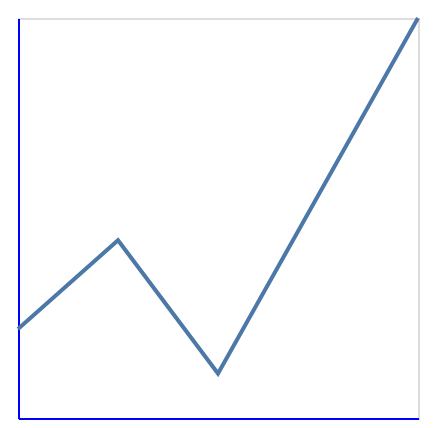

Write notebook code for a chart like this one.
### Code cell
# line 

# Sample data for a slope chart
source = pd.DataFrame({
    'x': pd.Series(range(5)) ,
    'y': [random.randint(1,10) for _ in range(5)]
})

# Create the slope chart
chart = alt.Chart(source).mark_line().encode(
    x=alt.X('x:Q',axis=alt.Axis(labels=False, ticks=False, title=None, domainColor='blue')), 
    y=alt.Y('y:Q', axis=alt.Axis(labels=False, ticks=False, title=None, domainColor='blue'))
).properties(
    width=200,
    height=200
).configure_axis(
    grid=False,  # Remove grid lines
)

chart

### Figure 1 — Vega-Lite specification as saved in the notebook (floating-point values rounded to 4 significant figures)
{"config": {"view": {"continuousWidth": 300, "continuousHeight": 300}, "axis": {"grid": false}}, "data": {"name": "data-8025c2598cdfeaab5bfc20adc97dc821"}, "mark": {"type": "line"}, "encoding": {"x": {"axis": {"domainColor": "blue", "labels": false, "ticks": false, "title": null}, "field": "x", "type": "quantitative"}, "y": {"axis": {"domainColor": "blue", "labels": false, "ticks": false, "title": null}, "field": "y", "type": "quantitative"}}, "height": 200, "width": 200, "$schema": "https://vega.github.io/schema/vega-lite/v5.20.1.json", "datasets": {"data-8025c2598cdfeaab5bfc20adc97dc821": [{"x": 0, "y": 2}, {"x": 1, "y": 4}, {"x": 2, "y": 1}, {"x": 3, "y": 5}, {"x": 4, "y": 9}]}}
